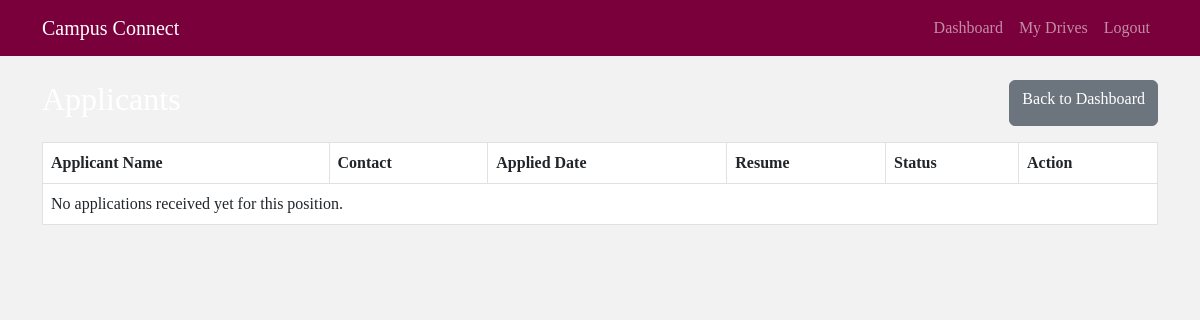
Before: /company/applicants/1 (signed in) with the older database file.
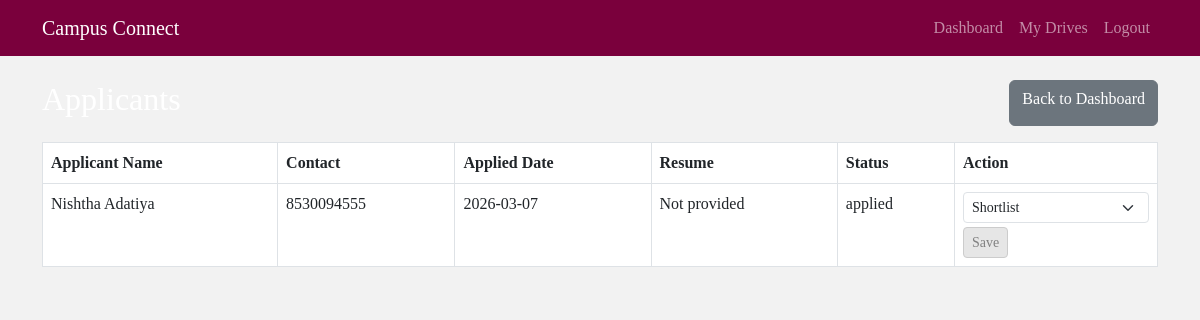
After: the same page with the newer database file.
### models.py (models this page shows)
class Application(db.Model):
    __tablename__ = 'applications'
    id = db.Column(db.Integer, primary_key=True)
    student_id = db.Column(db.Integer, db.ForeignKey('student_profiles.id'), nullable=False)
    drive_id = db.Column(db.Integer, db.ForeignKey('placement_drives.id'), nullable=False)
    application_date = db.Column(db.DateTime, default=datetime.utcnow)
    status = db.Column(db.String(20), default='applied')

class StudentProfile(db.Model):
    __tablename__ = 'student_profiles'
    id = db.Column(db.Integer, primary_key=True)
    user_id = db.Column(db.Integer, db.ForeignKey('users.id'), nullable=False)
    name = db.Column(db.String(100), nullable=False)
    contact = db.Column(db.String(50))
    resume_file = db.Column(db.String(150))
    applications = db.relationship('Application', backref='student', cascade='all, delete-orphan')

### views/company.py (the view)
@company_bp.route('/applicants/<int:drive_id>')
@login_required
@role_required('company')
def view_applicants(drive_id):
    drive = PlacementDrive.query.get_or_404(drive_id)
    applications = Application.query.filter_by(drive_id=drive_id).all()
    return render_template('company/view_applicants.html', drive=drive, applications=applications)

### views/utils.py (called while the page is built)
def role_required(role):
    def wrapper(f):
        @wraps(f)
        def check_role_and_execute(*args, **kwargs):
            if not current_user.is_authenticated or current_user.role != role:
                abort(403)
            if not current_user.is_active:
                abort(403, description="Your account is deactivated.")
            return f(*args, **kwargs)
        return check_role_and_execute
    return wrapper

### templates/company/view_applicants.html (shortened to what this page needs)
{% extends "layout.html" %}
{% block content %}
<div class="d-flex justify-content-between mb-3">
    <div>
        <h2>Applicants</h2>
    </div>
    <a href="{{ url_for('company.dashboard') }}" class="btn btn-secondary">
        Back to Dashboard
    </a>
</div>
<table class="table table-bordered">
    <thead>
        <tr>
            <th>Applicant Name</th>
            <th>Contact</th>
            <th>Applied Date</th>
            <th>Resume</th>
            <th>Status</th>
            <th>Action</th>
        </tr>
    </thead>
    <tbody>
        {% for app in applications %}
        <tr>
            <td>{{ app.student.name }}</td>
            <td>{{ app.student.contact }}</td>
            <td>{{ app.application_date.strftime('%Y-%m-%d') }}</td>
            <td>
                {% if app.student.resume_filename %}
                <a href="{{ url_for('static', filename='uploads/' + app.student.resume_filename) }}" target="_blank">
                    View Resume
                </a>
                {% else %}
                Not provided
                {% endif %}
            </td>
            <td>{{ app.status }}</td>
            <td>
                <form method="POST" action="{{ url_for('company.update_application', app_id=app.id) }}">
                    <select name="status" class="form-select form-select-sm">
                        <option value="shortlisted">Shortlist</option>
                    </select>
                    <button type="submit" class="btn btn-primary btn-sm mt-1">
                        Save
                    </button>
                </form>
            </td>
        </tr>
        {% endfor %}
        {% if not applications %}
        <tr>
            <td colspan="6">
                No applications received yet for this position.
            </td>
        </tr>
        {% endif %}
    </tbody>
</table>
{% endblock %}

Changed rows visible on the page:
added Application: student.name "Nishtha Adatiya", student.contact "8530094555", application_date "2026-03-07", status "applied"
Other visible differences:
text no longer shown: "No applications received yet for this position."
